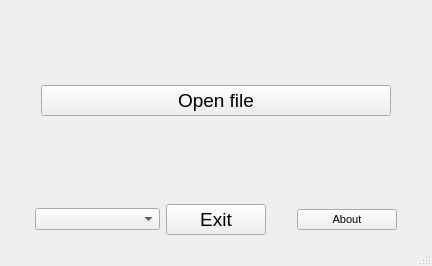
<?xml version="1.0" encoding="UTF-8"?>
<ui version="4.0">
 <class>MainWindow</class>
 <widget class="QMainWindow" name="MainWindow">
  <property name="geometry">
   <rect>
    <x>0</x>
    <y>0</y>
    <width>432</width>
    <height>266</height>
   </rect>
  </property>
  <property name="windowTitle">
   <string>MainWindow</string>
  </property>
  <widget class="QWidget" name="centralwidget">
   <layout class="QGridLayout" name="gridLayout">
    <item row="2" column="3" rowspan="2" colspan="2">
     <spacer name="horizontalSpacer_5">
      <property name="orientation">
       <enum>Qt::Horizontal</enum>
      </property>
      <property name="sizeHint" stdset="0">
       <size>
        <width>390</width>
        <height>20</height>
       </size>
      </property>
     </spacer>
    </item>
    <item row="2" column="2">
     <spacer name="verticalSpacer">
      <property name="orientation">
       <enum>Qt::Vertical</enum>
      </property>
      <property name="sizeHint" stdset="0">
       <size>
        <width>20</width>
        <height>40</height>
       </size>
      </property>
     </spacer>
    </item>
    <item row="0" column="0">
     <spacer name="verticalSpacer_5">
      <property name="orientation">
       <enum>Qt::Vertical</enum>
      </property>
      <property name="sizeHint" stdset="0">
       <size>
        <width>20</width>
        <height>40</height>
       </size>
      </property>
     </spacer>
    </item>
    <item row="4" column="4">
     <spacer name="horizontalSpacer_6">
      <property name="orientation">
       <enum>Qt::Horizontal</enum>
      </property>
      <property name="sizeHint" stdset="0">
       <size>
        <width>397</width>
        <height>20</height>
       </size>
      </property>
     </spacer>
    </item>
    <item row="1" column="2">
     <widget class="QPushButton" name="pushButtonOpenfile">
      <property name="sizePolicy">
       <sizepolicy hsizetype="Minimum" vsizetype="Fixed">
        <horstretch>10</horstretch>
        <verstretch>10</verstretch>
       </sizepolicy>
      </property>
      <property name="minimumSize">
       <size>
        <width>350</width>
        <height>0</height>
       </size>
      </property>
      <property name="maximumSize">
       <size>
        <width>350</width>
        <height>16777215</height>
       </size>
      </property>
      <property name="font">
       <font>
        <pointsize>14</pointsize>
       </font>
      </property>
      <property name="text">
       <string>Open file</string>
      </property>
     </widget>
    </item>
    <item row="4" column="0">
     <spacer name="horizontalSpacer_3">
      <property name="orientation">
       <enum>Qt::Horizontal</enum>
      </property>
      <property name="sizeHint" stdset="0">
       <size>
        <width>398</width>
        <height>20</height>
       </size>
      </property>
     </spacer>
    </item>
    <item row="2" column="0" rowspan="2" colspan="2">
     <spacer name="horizontalSpacer_4">
      <property name="orientation">
       <enum>Qt::Horizontal</enum>
      </property>
      <property name="sizeHint" stdset="0">
       <size>
        <width>390</width>
        <height>20</height>
       </size>
      </property>
     </spacer>
    </item>
    <item row="0" column="2">
     <spacer name="verticalSpacer_4">
      <property name="orientation">
       <enum>Qt::Vertical</enum>
      </property>
      <property name="sizeHint" stdset="0">
       <size>
        <width>20</width>
        <height>40</height>
       </size>
      </property>
     </spacer>
    </item>
    <item row="4" column="1" colspan="3">
     <layout class="QHBoxLayout" name="horizontalLayout_3" stretch="1,1,1">
      <item>
       <widget class="QComboBox" name="comboBoxLang">
        <property name="sizePolicy">
         <sizepolicy hsizetype="Minimum" vsizetype="Fixed">
          <horstretch>0</horstretch>
          <verstretch>0</verstretch>
         </sizepolicy>
        </property>
        <property name="minimumSize">
         <size>
          <width>100</width>
          <height>0</height>
         </size>
        </property>
        <property name="maximumSize">
         <size>
          <width>16666666</width>
          <height>16777215</height>
         </size>
        </property>
       </widget>
      </item>
      <item>
       <layout class="QHBoxLayout" name="horizontalLayout" stretch="1,1,0">
        <item>
         <spacer name="horizontalSpacer_8">
          <property name="orientation">
           <enum>Qt::Horizontal</enum>
          </property>
          <property name="sizeHint" stdset="0">
           <size>
            <width>40</width>
            <height>20</height>
           </size>
          </property>
         </spacer>
        </item>
        <item>
         <widget class="QPushButton" name="pushButtonExit">
          <property name="sizePolicy">
           <sizepolicy hsizetype="MinimumExpanding" vsizetype="Maximum">
            <horstretch>20</horstretch>
            <verstretch>20</verstretch>
           </sizepolicy>
          </property>
          <property name="minimumSize">
           <size>
            <width>100</width>
            <height>0</height>
           </size>
          </property>
          <property name="maximumSize">
           <size>
            <width>100</width>
            <height>16777215</height>
           </size>
          </property>
          <property name="font">
           <font>
            <pointsize>14</pointsize>
           </font>
          </property>
          <property name="text">
           <string>Exit</string>
          </property>
         </widget>
        </item>
        <item>
         <spacer name="horizontalSpacer_9">
          <property name="orientation">
           <enum>Qt::Horizontal</enum>
          </property>
          <property name="sizeHint" stdset="0">
           <size>
            <width>40</width>
            <height>20</height>
           </size>
          </property>
         </spacer>
        </item>
       </layout>
      </item>
      <item>
       <layout class="QHBoxLayout" name="horizontalLayout_2">
        <item>
         <widget class="QPushButton" name="pushButtonAbout">
          <property name="enabled">
           <bool>true</bool>
          </property>
          <property name="sizePolicy">
           <sizepolicy hsizetype="Minimum" vsizetype="Maximum">
            <horstretch>20</horstretch>
            <verstretch>20</verstretch>
           </sizepolicy>
          </property>
          <property name="minimumSize">
           <size>
            <width>100</width>
            <height>0</height>
           </size>
          </property>
          <property name="maximumSize">
           <size>
            <width>70</width>
            <height>16777215</height>
           </size>
          </property>
          <property name="baseSize">
           <size>
            <width>0</width>
            <height>0</height>
           </size>
          </property>
          <property name="font">
           <font>
            <pointsize>8</pointsize>
           </font>
          </property>
          <property name="layoutDirection">
           <enum>Qt::LeftToRight</enum>
          </property>
          <property name="text">
           <string>About</string>
          </property>
         </widget>
        </item>
       </layout>
      </item>
     </layout>
    </item>
    <item row="0" column="4">
     <spacer name="verticalSpacer_6">
      <property name="orientation">
       <enum>Qt::Vertical</enum>
      </property>
      <property name="sizeHint" stdset="0">
       <size>
        <width>20</width>
        <height>40</height>
       </size>
      </property>
     </spacer>
    </item>
   </layout>
  </widget>
  <widget class="QMenuBar" name="menubar">
   <property name="geometry">
    <rect>
     <x>0</x>
     <y>0</y>
     <width>432</width>
     <height>20</height>
    </rect>
   </property>
  </widget>
  <widget class="QStatusBar" name="statusbar"/>
  <action name="actionOpen">
   <property name="text">
    <string>Open</string>
   </property>
  </action>
  <action name="actionOutput">
   <property name="text">
    <string>Output</string>
   </property>
  </action>
 </widget>
 <resources/>
 <connections>
  <connection>
   <sender>pushButtonExit</sender>
   <signal>clicked()</signal>
   <receiver>MainWindow</receiver>
   <slot>close()</slot>
   <hints>
    <hint type="sourcelabel">
     <x>215</x>
     <y>324</y>
    </hint>
    <hint type="destinationlabel">
     <x>215</x>
     <y>215</y>
    </hint>
   </hints>
  </connection>
 </connections>
</ui>
